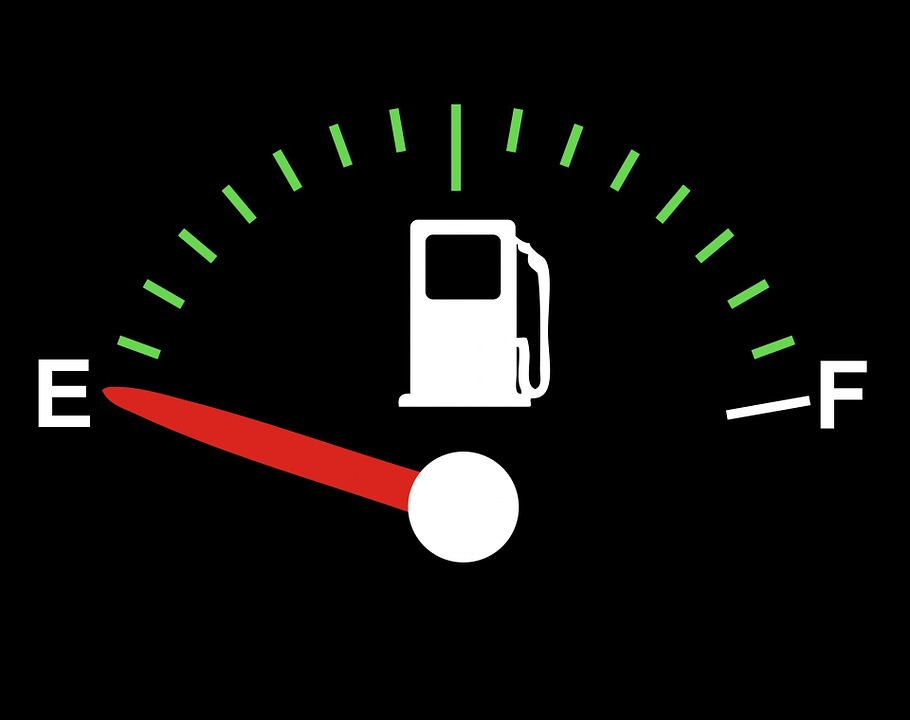
#> input picture gaugereader&textdetector/gauge-1.jpg, 910 x 720 px, given in place of gauge-3.jpg, which was not available
$ python gauge3.py
#> lines starting #> are read from the running program, lines starting #| are printed output that depends on the picture; pictures that were not available may be replaced by others from this repository, and a replacement may not be noted
'''
Copyright (c) 2017 Intel Corporation.
Licensed under the MIT license. See LICENSE file in the project root for full license information.
'''

import cv2
import numpy as np
#import paho.mqtt.client as mqtt
import time

# [13 lines left out: function avg_circles, not called in this run]

def dist_2_pts(x1, y1, x2, y2):
    #print np.sqrt((x2-x1)^2+(y2-y1)^2)
    return np.sqrt((x2 - x1)**2 + (y2 - y1)**2)


# [27 lines left out: function find_E_F_angle, not called in this run]


def calibrate_gauge(gauge_number, file_type):
    '''
        This function should be run using a test image in order to calibrate the range available to the dial as well as the
        units.  It works by first finding the center point and radius of the gauge.  Then it draws lines at hard coded intervals
        (separation) in degrees.  It then prompts the user to enter position in degrees of the lowest possible value of the gauge,
        as well as the starting value (which is probably zero in most cases but it won't assume that).  It will then ask for the
        position in degrees of the largest possible value of the gauge. Finally, it will ask for the units.  This assumes that
        the gauge is linear (as most probably are).
        It will return the min value with angle in degrees (as a tuple), the max value with angle in degrees (as a tuple),
        and the units (as a string).
    '''
#> called with gauge_number = 3, file_type = 'jpg'

    imgout = cv2.imread('gauge-%s.%s' %(gauge_number, file_type))
#> imgout is the input picture: shape (720, 910, 3); mean B, G, R 13.9, 15.3, 17.4
    img = imgout.copy()
    img = 255 - img
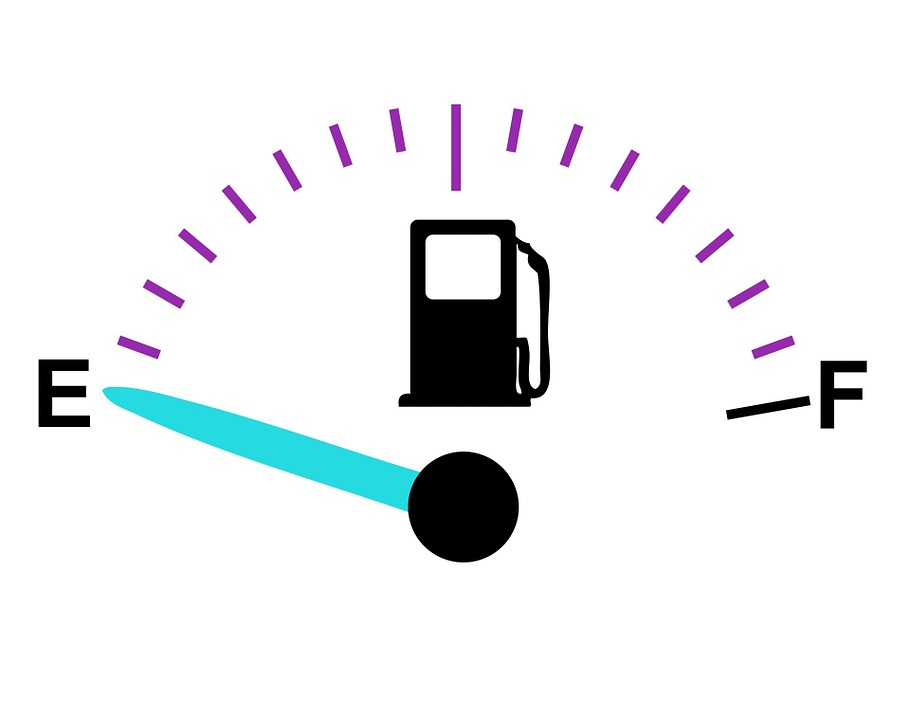
#> img: shape (720, 910, 3); mean B, G, R 241.1, 239.7, 237.6
    #cv2.imshow("original", imgout)
    #cv2.imshow("flip", img)
    cv2.waitKey(0)
    height, width = img.shape[:2]
#> height = 720; width = 910
    gray = cv2.cvtColor(img, cv2.COLOR_BGR2GRAY)  #convert to gray
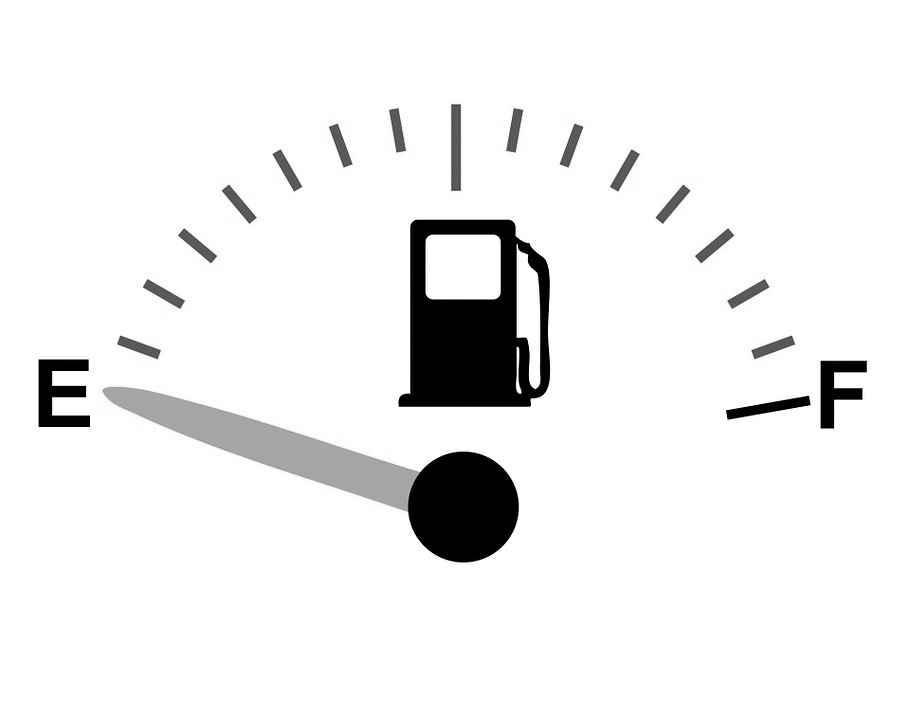
#> gray: shape (720, 910); min 0, max 255, mean 239.2
    #gray = cv2.GaussianBlur(gray, (5, 5), 0)
    # gray = cv2.medianBlur(gray, 5)

    #for testing, output gray image
    #cv2.imwrite('gauge-%s-bw.%s' %(gauge_number, file_type),gray)

    #detect circles
    #restricting the search from 35-48% of the possible radii gives fairly good results across different samples.  Remember that
    #these are pixel values which correspond to the possible radii search range.
    circles = cv2.HoughCircles(gray, cv2.HOUGH_GRADIENT, 1, 20, np.array([]), 100, 50, 100, 200)
#> circles = empty array
    # [8 lines of commented-out code are left out]
#> (the run stopped early here; a loop or call above may not have finished)

$ run again, on gaugereader&textdetector/gauge-2.jpg
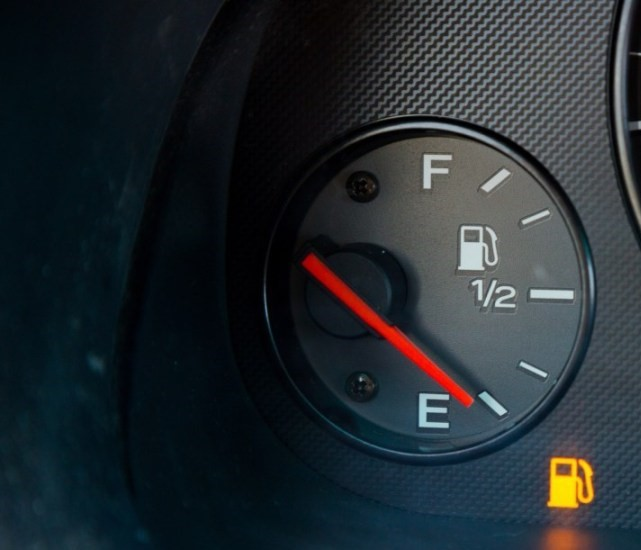
#> input picture gaugereader&textdetector/gauge-2.jpg, 641 x 550 px, given in place of gauge-3.jpg, which was not available
#> in calibrate_gauge, imgout is the input picture: shape (550, 641, 3); mean B, G, R 47.3, 42.5, 35
#> circles = [[418.5, 290.5, 163.1], [437.5, 283.5, 174.1], [456.5, 275.5, 193.9], [398.5, 290.5, 181.8], [418.5, 270.5, 180.7], [434.5, 307.5, 156.5], [440.5, 257.5, 198.3], [456.5, 244.5, 196.1], [413.5, 310.5, 141.1], [453.5, 298.5, 143.3], [498.5, 193.5, 121.3], [445.5, 324.5, 125.6]]
#> the loop in avg_circles, `for i in range(b):` made 12 passes
#> after the loop in avg_circles, `for i in range(b):`: avg_r = 1975.8; avg_x = 5272; avg_y = 3347
#> in avg_circles, `avg_x = int(avg_x/(b))`: avg_x = 439
#> in avg_circles, `avg_y = int(avg_y/(b))`: avg_y = 278
#> in avg_circles, `avg_r = int(avg_r/(b))`: avg_r = 164
#> in calibrate_gauge, `x,y,r = avg_circles(circles, b)`: x = 439; y = 278; r = 164
#> in calibrate_gauge, `cv2.circle(img, (x, y), r, (0, 0, 255), 3, cv2.LINE_AA)`:
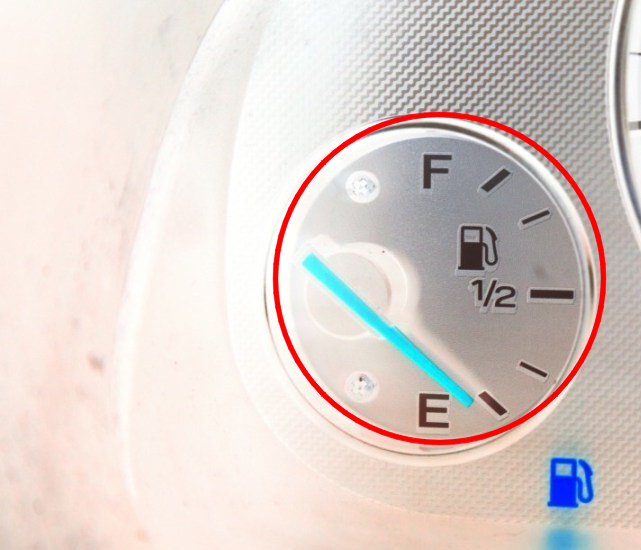
#> img: shape (550, 641, 3); mean B, G, R 204.5, 209.2, 220.6
#> after the loop in calibrate_gauge, `for i in range(0,interval):`: p1 = 36 pairs, first value 291.4 to 586.6, second value 130.4 to 425.6
#> after the loop in calibrate_gauge, `for i in range(0, interval):`: p2 = 36 pairs, first value 275 to 603, second value 114 to 442; p_text = 36 pairs, first value 232.2 to 625.8, second value 86.2 to 479.8
#> after the loop in calibrate_gauge, `for i in range(0,interval):`:
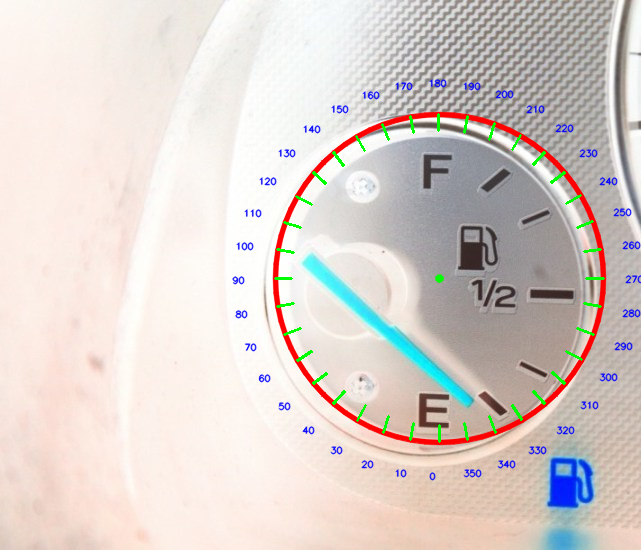
#> img: shape (550, 641, 3); mean B, G, R 204, 208.7, 218.3
#| 439 278
#> in main, `min_value, max_value, units, x, y, r = calibrate_gauge(gauge_number, f..`: min_value = 0; max_value = 100; units = '%'; x = 439; y = 278; r = 164
#> after the loop in find_E_F_angle, `for i in range(0,2):`: final_angle = []
